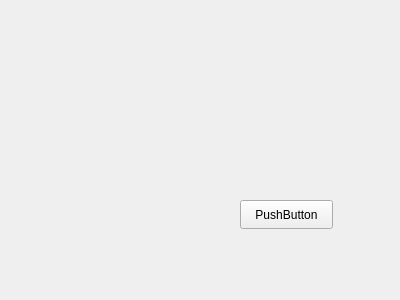
<?xml version="1.0" encoding="UTF-8"?>
<ui version="4.0">
 <class>Form</class>
 <widget class="QWidget" name="Form">
  <property name="geometry">
   <rect>
    <x>0</x>
    <y>0</y>
    <width>400</width>
    <height>300</height>
   </rect>
  </property>
  <property name="windowTitle">
   <string>Form</string>
  </property>
  <widget class="QPushButton" name="pushButton">
   <property name="geometry">
    <rect>
     <x>240</x>
     <y>200</y>
     <width>93</width>
     <height>29</height>
    </rect>
   </property>
   <property name="text">
    <string>PushButton</string>
   </property>
  </widget>
 </widget>
 <resources/>
 <connections/>
</ui>
